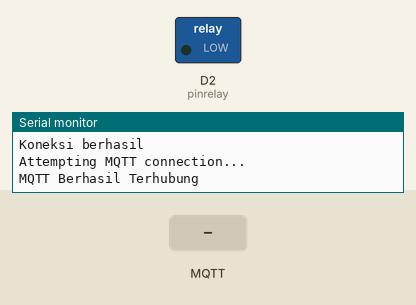
This sketch was run on a simulated ESP8266 (NodeMCU). Shown: switched loads named in the sketch (green lamp = pin HIGH), the last lines printed to the serial monitor. Inputs (shaded band) come from the test bench. WiFi joins after 1.5 s; servers stay silent unless stated; random numbers use the default seed unless the sketch sets one; no MQTT or app messages arrive unless stated.

Above: at 5.7 s.
5.8 s: MQTT message "1" arrives on the first subscribed topic
At 7.1 s:
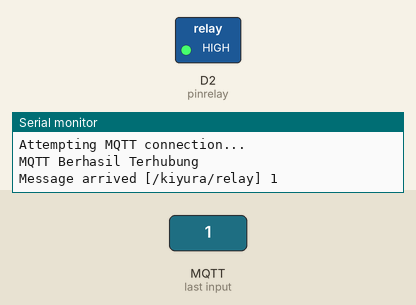
8.0 s: MQTT message "0" arrives on the first subscribed topic
At 9.7 s:
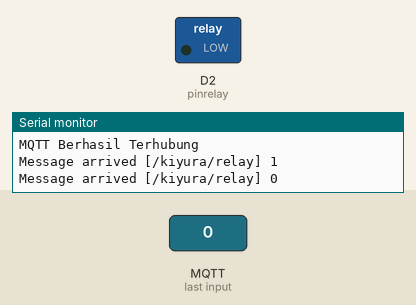
10.0 s: MQTT message "nyala" arrives on the first subscribed topic
At 11.3 s:
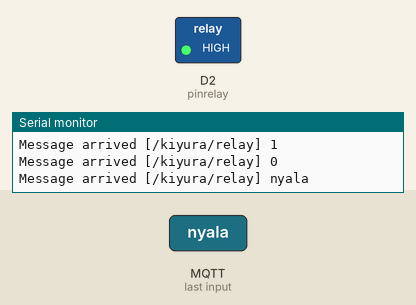
Timing chart, 0 to 13.0 s (numbered marks = the images above; inputs shaded):
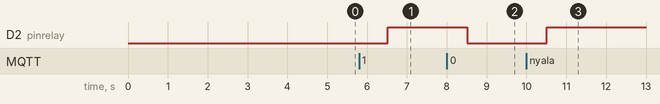

The sketch:

node_3.ino
```cpp
#include <ESP8266WiFi.h>
#include <PubSubClient.h>
#include <WiFiManager.h>

#define pinrelay D2

//#include "DHT.h"
//#define DHTPIN 2
//#define DHTTYPE DHT22
//DHT dht(DHTPIN, DHTTYPE);

//KONFIGURASI JARINGAN WIFI
//const char* ssid = "[]";
//const char* pass = "satuduatiga";

//MQTT BROKER
const char* mqtt_user = "kiyura";
const char* mqtt_pass = "1234";
const char* mqtt_server = "138.3.218.179";


WiFiClient espClient;
PubSubClient client(espClient);

#define MSG_BUFFER_SIZE (50)
char msg[MSG_BUFFER_SIZE];

unsigned long previousMillis = 0;
const long interval = 2000;

//float humi, temp;

void setupwifi(){
  delay(10);
  WiFi.mode(WIFI_STA);
  WiFiManager wm;
  bool res;
  res = wm.autoConnect("Node 3", "qweasdzxc");
  if(!res){
    Serial.println("Gagal terhubung");
  } else {
    Serial.println("Koneksi berhasil");
  }
}
void callback(char* topic, byte* payload, unsigned int length) {
  Serial.print("Message arrived [");
  Serial.print(topic);
  Serial.print("] ");
  String messageTemp;
  for (int i = 0; i < length; i++) {
    Serial.print((char)payload[i]);
    messageTemp += (char)payload[i];
  }
  Serial.println();

  // Switch on the LED if an 1 was received as first character
  if (messageTemp == "1" ||messageTemp == "nyala") {
    digitalWrite(pinrelay, HIGH);   // Turn the LED on (Note that LOW is the voltage level
    client.publish("/kiyura/rstate", "nyala");
    // but actually the LED is on; this is because
    // it is active low on the ESP-01)
  } else if (messageTemp == "0" ||messageTemp == "mati"){
    digitalWrite(pinrelay, LOW);  // Turn the LED off by making the voltage HIGH
    client.publish("/kiyura/rstate", "mati");
  }
}
void reconnect(){
  while(!client.connected()){
    Serial.println("Attempting MQTT connection...");
    String clientId = "ESP8266Client-";
    clientId += String(random(0xffff), HEX);

    if(client.connect(clientId.c_str(), mqtt_user, mqtt_pass)){
      Serial.println("MQTT Berhasil Terhubung");
      client.publish("/kiyura/status", "node3");
      client.subscribe("/kiyura/relay");
    } else {
      Serial.print("failed, rc = ");
      Serial.print(client.state());
      Serial.println(" try again in 5 seconds");
      delay(5000);
    }
  }
}

void setup() {
  Serial.begin(115200);
  setupwifi();
  client.setServer(mqtt_server, 1883);
  client.setCallback(callback);
  pinMode(pinrelay, OUTPUT);
  delay(3000);
}

void loop() {
  unsigned long currentMillis = millis();
  if(currentMillis - previousMillis >= interval) {
    previousMillis = currentMillis;

      //KONFIGURASI MQTT
      if(!client.connected()){
        reconnect();
      }
      client.loop();
  }

}
```

Measured:
- after the input at 5.8 s, D2 (pinrelay): LOW → HIGH after 0.71 s
- after the input at 8.0 s, D2 (pinrelay): HIGH → LOW after 0.51 s
- after the input at 10.0 s, D2 (pinrelay): LOW → HIGH after 0.51 s
